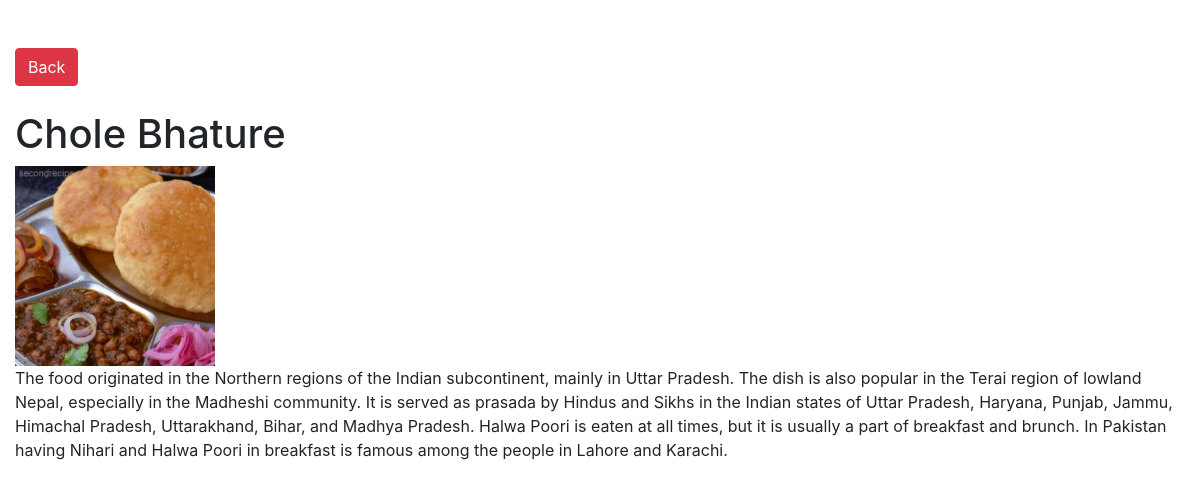
/4, run on the app's committed database.
### App/models.py (models this page shows, shortened)
class Recipe(models.Model):
    name 		= models.CharField(max_length=100)
    desc		= models.TextField()
    image 		= models.CharField(max_length=400)

### App/views.py (the view)
# urls.py: path('<int:id>',show , name='show'),
def show(request , id):
    if cache.get(id):
        print("DATA COMING FROM CACHE")
        recipe = cache.get(id)
    else:
        print("DATA COMING FROM DB")
        recipe = Recipe.objects.get(id = id)
        cache.set(id , recipe)
    context = {'recipe' : recipe}
    return render(request, 'show.html' , context)

### App/templates/show.html (shortened to what this page needs)
<!DOCTYPE html>
<html lang="en">
<head>
    <link rel="stylesheet" href="https://stackpath.bootstrapcdn.com/bootstrap/4.4.1/css/bootstrap.min.css">
</head>
<body>
    <div class="container-fluid mt-5">
        <a href="/" class="btn btn-danger">Back</a>
    <h1 class="mt-4">{{recipe.name}}</h1>
    <img src="{{recipe.image}}" class="img-responsive" style="height:200px">
    <p>{{recipe.desc}}</p>
    </div>
</body>
</html>

### data on the page
Recipe: name "Chole Bhature", image (picture), desc "The food originated in the Northern regions of the Indian subcontinent, mainly in Uttar Pradesh. The dish is also popular in the Terai region of lowland Nepal, especially in the Madheshi community. It is served as prasada by Hindus and Sikhs in the Indian states of Uttar Pradesh, Haryana, Punjab, Jammu, Himachal Pradesh, Uttarakhand, Bihar, and Madhya Pradesh. Halwa Poori is eaten at all times, but it is usually a part of breakfast and brunch. In Pakistan having Nihari and Halwa Poori in breakfast is famous among the people in Lahore and Karachi."
